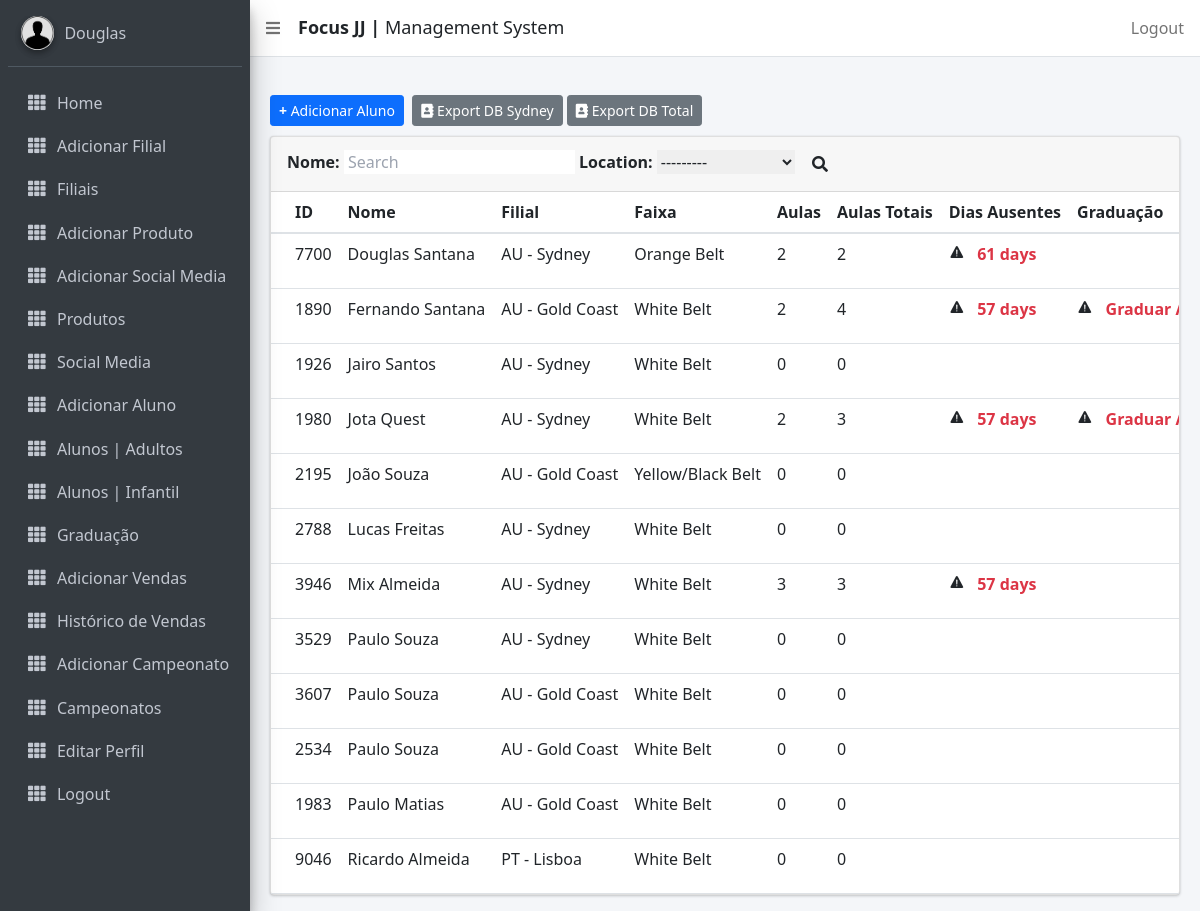
The page /managealunos/total (signed in) on the database as committed earlier.
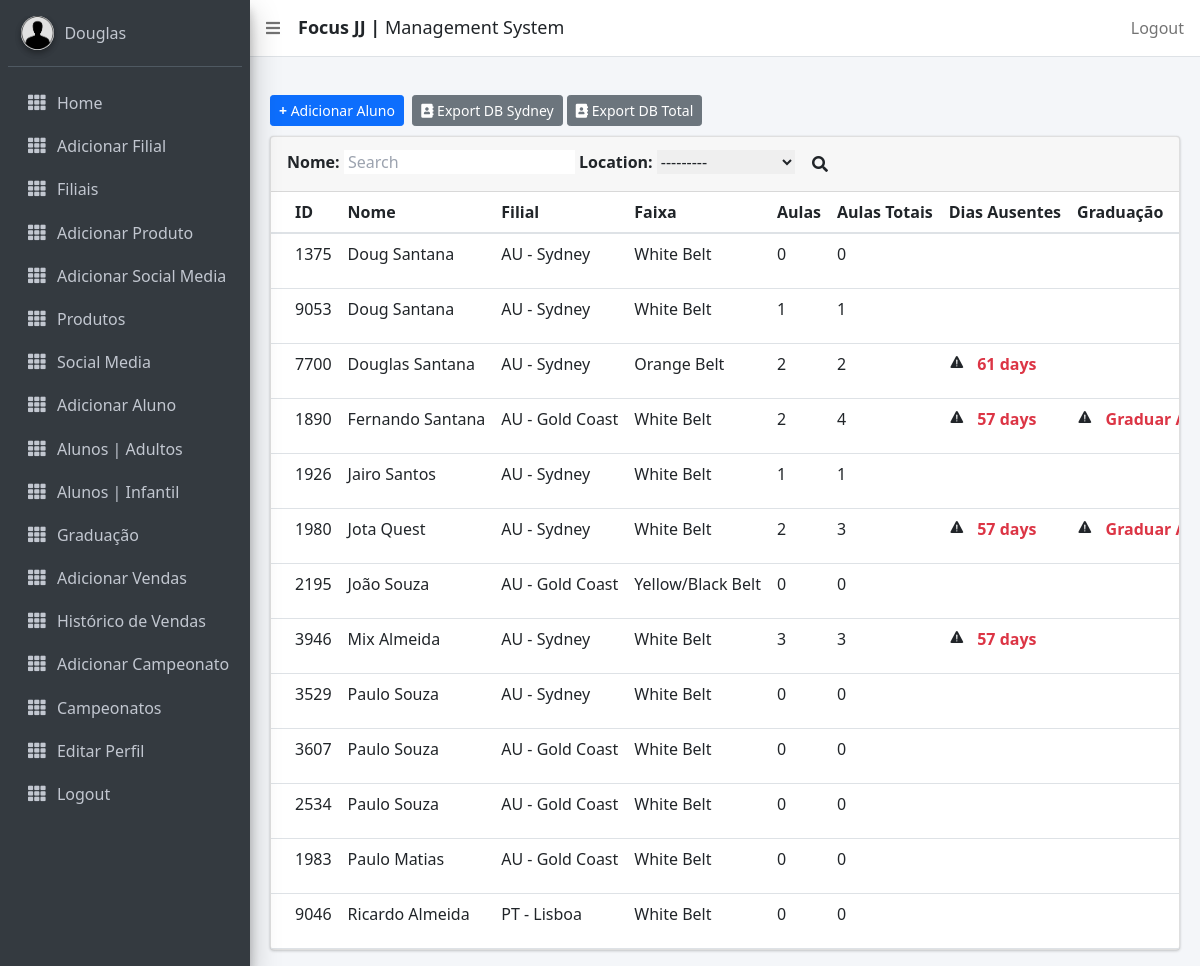
The same page on the database as committed later.
### focusbjj/models.py (models this page shows, shortened)
class CustomUser(AbstractUser):
    id = ShortUUIDField(primary_key=True, editable=False, alphabet="0123456789", length=3)
    email = models.EmailField(max_length=255, unique=True)
    contact_name = models.CharField(max_length=255)
    country = CountryField()
    location = models.CharField(max_length=255)
    phone = models.CharField(max_length=15, help_text=_('Use somente números. Código do País + Telefone'))
    join_date = models.DateTimeField(default=timezone.now)
    is_active = models.BooleanField(default=True, help_text='Desmarque a caixa para desativar')
    def __str__(self):
        return str(self.country) + " - " + str(self.location)
    class Meta:
        ordering = ["country", "location"]

class Aluno(models.Model):
    DoesNotExist = None
    objects = None
    id = ShortUUIDField(primary_key=True, editable=False, alphabet="0123456789", length=4)
    photo = models.ImageField(upload_to='photos/', null=True, blank=True)
    nome = models.CharField(max_length=15, verbose_name='Name')
    middle_name = models.CharField(max_length=20, verbose_name='Middle Name', blank=True, null=True)
    surname = models.CharField(max_length=15, verbose_name='Last Name', null=True)
    phone = models.CharField(max_length=15, help_text='Use only numbers')
    email = models.EmailField(max_length=128)
    location = models.ForeignKey(CustomUser, related_name="alunos", on_delete=models.CASCADE)
    address = models.CharField(max_length=255, blank=True, null=True)
    belt = models.CharField(max_length=255, choices=BELT)
    stripe = models.CharField(max_length=255, choices=GRAU)
    join_date = models.DateTimeField()
    time_stamp = models.DateTimeField(auto_now=True, null=True)
    gender = models.CharField(max_length=255, choices=GENDER)
    dob = models.DateField(verbose_name='Date of Birth',)
    is_blocked = models.BooleanField(default=False)
    agreement = models.BooleanField(default=False)
    USERNAME_FIELD = 'id'
    class Meta:
        ordering = ["nome"]

class Graduation(models.Model):
    objects = None
    aluno = models.ForeignKey(Aluno, related_name='graduacao', on_delete=models.CASCADE, verbose_name='_(Aluno')
    master = models.CharField(max_length=15, null=True, verbose_name=_('Professor'))
    belt = models.CharField(max_length=255, choices=BELT, verbose_name=_('Faixa'))
    stripe = models.CharField(max_length=255, choices=GRAU, verbose_name=_('Grau'))
    time_stamp = models.DateTimeField(null=True, verbose_name=_('Data'))

class GetAttendance(models.Model):
    objects = None
    aluno = models.ForeignKey(Aluno, on_delete=models.CASCADE, verbose_name='Athlete')
    attendance = models.DateTimeField(default=timezone.now)

### focusbjj/views.py (the view)
# urls.py: path('managealunos/total', views.ManageAlunosTotal.as_view(), name='managealunostotal'),
class ManageAlunosTotal(SuperuserRequiredMixin, ListView):
    template_name = 'managealunostotal.html'
    model = Aluno
    def get_queryset(self):
        queryset = super().get_queryset()
        filter = AlunoFilter(self.request.GET, queryset)
        return filter.qs
    def get_context_data(self, **kwargs):
        context = super(ManageAlunosTotal, self).get_context_data(**kwargs)
        context['alunos'] = Aluno.objects.all()
        context['unidades'] = CustomUser.objects.all()
        queryset = self.get_queryset()
        filter = AlunoFilter(self.request.GET, queryset)
        context['filter'] = filter
        return context

### focusbjj/templates/managealunostotal.html (shortened to what this page needs)
{% extends 'base_template.html' %}
{% load static %}
{% load i18n %}
{% load alerta_tags %}
{% load attendance_tags %}
{% block content %}
<section class="content">
        <div class="container-fluid">
            <div style="padding-bottom:10px">
                <a class="btn btn-sm btn-primary" href="{% url 'focusbjj:add_aluno' %}" role="button"><b>+</b> Adicionar Aluno</a>&nbsp;
                <a href="{% url 'focusbjj:export_xlsx' %}" class="btn btn-sm btn-secondary"><i class="fas fa-address-book main-logo-icon"></i> Export DB {{ user.location }}</a>
                <a href="{% url 'focusbjj:export_total_xlsx' %}" class="btn btn-sm btn-secondary"><i class="fas fa-address-book main-logo-icon"></i> Export DB Total</a><br>
            </div>
            <div class="row">
                <div class="col-md-12">
                    <div class="card">
                        <div class="card-header">
                                    <form method="get">
                                        {{ filter.form }}
                                        <button type="submit" class="btn btn-default"><i class="fas fa-search"></i></button>
                                    </form>
                        </div>
                        <div class="card-body table-responsive p-0">
                            <table class="table table-hover text-nowrap">
                            <thead>
                                <tr>
                                <th>ID</th>
                                <th>{% trans "Nome" %}</th>
                                <th>Filial</th>
                                <th>{% trans "Faixa" %}</th>
                                <th>{% trans "Aulas" %}</th>
                                <th>{% trans "Aulas Totais" %}</th>
                                <th>{% trans "Dias Ausentes" %}</th>
                                <th>{% trans "Graduação" %}</th>
                                </tr>
                            </thead>
                            <tbody>
                                <tr>
                        {% if filter.qs %}
                            {% for aluno in filter.qs %}
                                <td>{{ aluno.id }}</td>
                                <td>{{ aluno.nome|title }} {{ aluno.surname|title }}</td>
                                <td>{{ aluno.location }}</td>
                                <td>
                                {% if aluno|current_belt %}
                                {{ aluno|current_belt }}
                                {% else %}
                                {{ aluno.belt }}
                                {% endif %}
                                </td>
                                <td>
                                    {% if aluno|new_attendance == None %}
                                    {{ aluno|get_count_att_aluno }}
                                    {% else %}
                                    {{ aluno|new_attendance }}
                                    {% endif %}
                                </td>
                                <td>{{ aluno|get_count_att_aluno }}</td>
                                <td>
                                    {% if aluno|get_count_att_aluno %}
                                    {% if aluno|last_att_aluno %}
                                        <ion-icon name="warning"></ion-icon>
                                        <strong class="text-red"> &nbsp; {{ aluno|last_att_aluno|cut:"," |slice:"7"}}</strong>
                                    {% endif %}
                                    {% endif %}
                                </td>
                                <td>
                                {% if aluno|alert %}
                                <ion-icon name="warning"></ion-icon>
                                <strong class="text-red"> &nbsp; {{ aluno|alert|default_if_none:"" }} </strong>
                                {% endif %}
                                </td>
                                </tr>
                                    {% endfor %}
                            {% endif %}
                            </tbody>
                            </table>
                        </div>
                        </div>
                </div>
            </div>
        </div>
      </section>
{% endblock %}

### templates/base_template.html (shortened to what this page needs)
{% load static %}
{% load i18n %}
<!DOCTYPE html>
<html lang="en-us">
<head>
    <link rel="stylesheet" href="{% static 'plugins/fontawesome-free/css/all.min.css'%} ">
    <link rel="stylesheet" href="https://code.ionicframework.com/ionicons/2.0.1/css/ionicons.min.css">
    <link rel="stylesheet"
        href="{% static 'plugins/tempusdominus-bootstrap-4/css/tempusdominus-bootstrap-4.min.css'%} ">
    <link rel="stylesheet" href="{% static 'plugins/icheck-bootstrap/icheck-bootstrap.min.css'%} ">
    <link rel="stylesheet" href="{% static 'plugins/jqvmap/jqvmap.min.css'%} ">
    <link rel="stylesheet" href="{% static 'dist/css/adminlte.min.css'%} ">
    <link rel="stylesheet" href="{% static 'plugins/overlayScrollbars/css/OverlayScrollbars.min.css'%} ">
    <link rel="stylesheet" href="{% static 'plugins/daterangepicker/daterangepicker.css'%} ">
    <link rel="stylesheet" href="{% static 'plugins/summernote/summernote-bs4.css'%} ">
    <script src="https://cdn.tailwindcss.com"></script>
    <link href="https://cdn.jsdelivr.net/npm/bootstrap@5.1.3/dist/css/bootstrap.min.css" rel="stylesheet">
    <link rel="stylesheet" href="https://cdnjs.cloudflare.com/ajax/libs/font-awesome/5.15.4/css/fontawesome.min.css"
 />
    <link rel="stylesheet" href="https://cdnjs.cloudflare.com/ajax/libs/font-awesome/5.15.4/css/brands.min.css"
 />
    <link rel="stylesheet" href="https://cdnjs.cloudflare.com/ajax/libs/font-awesome/5.15.4/css/solid.min.css"
 />
</head>
<body class="hold-transition sidebar-mini layout-fixed">
<div class="wrapper">
  <nav class="main-header navbar navbar-expand navbar-white navbar-light">
          {% if user.is_authenticated %}
    <ul class="navbar-nav">
      <li class="nav-item float-left">
        <a class="nav-link" data-widget="pushmenu" href="#"><i class="fas fa-bars"></i></a>
      </li>
    </ul>
      {% endif %}
      <div align="center" style="padding-left:10px">
        <h4 style="font-size: 18px; "><b>Focus JJ | </b>Management System</h4>
      </div>
    <ul class="navbar-nav ml-auto">
        {% if user.is_authenticated %}
      <li class="nav-item">
        <a class="nav-link" href="{% url 'focusbjj:logout' %}">
          Logout
        </a>
      </li>
      {% endif %}
  </nav>
    {% if user.is_authenticated %}
    {% include 'sidebar_template.html' with user=user id=id %}
   <div class="content-wrapper">
    <div class="content-header">
    </div>
    {% endif %}
     {% block content %}
     {% endblock %}
  </div>
</div>
</body>
</html>

### templates/sidebar_template.html (shortened to what this page needs)
{% load static %}
{% load i18n %}
<aside class="main-sidebar navbar-gray-dark sidebar-dark-primary elevation-4">
    <div class="sidebar">
      <div class="user-panel mt-3 pb-3 mb-3 d-flex">
        <div class="image">
          <img src="{% static 'images/defaultuser.jpeg' %}" class="img-circle elevation-2" alt="User Image">
        </div>
        <div class="info">
          <a href="#" class="d-block">{{ user.contact_name }}</a>
        </div>
      </div>
      <nav class="mt-2">
        <ul class="nav nav-pills nav-sidebar flex-column" data-widget="treeview" role="menu" data-accordion="false">
          <li class="nav-item">
            {% url 'admin_home' as admin_home %}
            <a href="{% url 'focusbjj:filiais' %}" class="nav-link {% if request.path == admin_home %} active {% endif %}">
              <i class="nav-icon fas fa-th"></i>
              <p>
                Home
              </p>
            </a>
          </li>
          {% if user.is_superuser %}
          <li class="nav-item">
            {% url 'add_staff' as add_staff %}
            <a href="{% url 'focusbjj:add_staff' %}" class="nav-link {% if request.path == add_staff %} active {% endif %}">
              <i class="nav-icon fas fa-th"></i>
              <p>
               Adicionar Filial
              </p>
            </a>
          </li>
           <li class="nav-item">
              {% url 'manage_staff' as manage_staff %}
            {% url 'edit_staff' staff_id=id as edit_staff %}
            <a href="{% url 'focusbjj:managestaff' %}" class="nav-link {% if request.path == manage_staff %} active {% endif %} {% if request.path == edit_staff %} active {% endif %}">
              <i class="nav-icon fas fa-th"></i>
              <p>
                Filiais
              </p>
            </a>
          </li>
          <li class="nav-item">
            <a href="{% url 'focusbjj:addproduct' %}" class="nav-link ">
              <i class="nav-icon fas fa-th"></i>
              <p>
                Adicionar Produto
              </p>
            </a>
          </li>
          <li class="nav-item">
            <a href="{% url 'focusbjj:addsocialmedia' %}" class="nav-link ">
              <i class="nav-icon fas fa-th"></i>
              <p>
                {% trans "Adicionar Social Media" %}
              </p>
            </a>
          </li>
          {% endif%}
          <li class="nav-item">
            <a href="{% url 'focusbjj:products' %}" class="nav-link ">
              <i class="nav-icon fas fa-th"></i>
              <p>
                {% trans "Produtos" %}
              </p>
            </a>
          </li>
          <li class="nav-item">
            <a href="{% url 'focusbjj:socialmedia' %}" class="nav-link">
              <i class="nav-icon fas fa-th"></i>
              <p>
                {% trans "Social Media" %}
              </p>
            </a>
          </li>
           <li class="nav-item">
            <a href="{% url 'focusbjj:add_aluno' %}" class="nav-link {% if request.path == add_student %} active {% endif %}">
              <i class="nav-icon fas fa-th"></i>
              <p>
                {% trans "Adicionar Aluno" %}
              </p>
            </a>
          </li>
          <li class="nav-item">
            <a href="{% url 'focusbjj:managealunos' %}" class="nav-link {% if request.path == manage_student %} active {% endif %} {% if request.path == edit_student %} active {% endif %}">
              <i class="nav-icon fas fa-th"></i>
              <p>
                {% trans "Alunos | Adultos" %}
              </p>
            </a>
          </li>
          <li class="nav-item">
            <a href="{% url 'focusbjj:managealunoskids' %}" class="nav-link {% if request.path == manage_student %} active {% endif %} {% if request.path == edit_student %} active {% endif %}">
              <i class="nav-icon fas fa-th"></i>
              <p>
                {% trans "Alunos | Infantil" %}
              </p>
            </a>
          </li>
          <li class="nav-item">
            <a href="{% url 'focusbjj:managegraduation' %}" class="nav-link {% if request.path == manage_student %} active {% endif %} {% if request.path == edit_student %} active {% endif %}">
              <i class="nav-icon fas fa-th"></i>
              <p>
                {% trans "Graduação" %}
              </p>
            </a>
          </li>
           <li class="nav-item">
            <a href="{% url 'focusbjj:addvenda' %}" class="nav-link ">
              <i class="nav-icon fas fa-th"></i>
              <p>
                {% trans "Adicionar Vendas" %}
              </p>
            </a>
          </li>
           <li class="nav-item">
            <a href="{% url 'focusbjj:vendas' user.pk %}" class="nav-link ">
              <i class="nav-icon fas fa-th"></i>
              <p>
                {% trans "Histórico de Vendas" %}
              </p>
            </a>
          </li>
          <li class="nav-item">
            <a href="{% url 'focusbjj:championship' %}" class="nav-link {% if request.path == manage_student %} active {% endif %} {% if request.path == edit_student %} active {% endif %}">
              <i class="nav-icon fas fa-th"></i>
              <p>
                {% trans "Adicionar Campeonato" %}
              </p>
            </a>
          </li>
          <li class="nav-item">
            <a href="{% url 'focusbjj:championshipdetails' %}" class="nav-link {% if request.path == manage_student %} active {% endif %} {% if request.path == edit_student %} active {% endif %}">
              <i class="nav-icon fas fa-th"></i>
              <p>
                {% trans "Campeonatos" %}
              </p>
            </a>
          </li>
           <li class="nav-item">
            <a href="{% url 'focusbjj:editarstaff' request.user.pk %}" class="nav-link ">
              <i class="nav-icon fas fa-th"></i>
              <p>
                {% trans "Editar Perfil" %}
              </p>
            </a>
          </li>
          <li class="nav-item">
             <a href="{% url 'focusbjj:logout' %}" class="nav-link">
              <i class="nav-icon fas fa-th"></i>
              <p>
                Logout
              </p>
            </a>
          </li>
        </ul>
      </nav>
    </div>
  </aside>

Rows that differ between the two databases and show on the page:
removed Aluno: id "2788", nome "Lucas", surname "Freitas", location "AU - Sydney", id+belt "White Belt", id "0"
added Aluno: id "1375", nome "Doug", surname "Santana", location "AU - Sydney", id+belt "White Belt", id "0"
added Aluno: id "9053", nome "Doug", surname "Santana", location "AU - Sydney", id+belt "White Belt", id "1"
computed for Aluno "Jairo": id "0" → "1"
